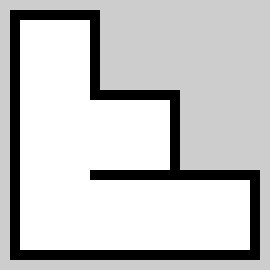
#> input picture src/lab_3/lab_3/mapa.pgm, 270 x 270 px, found by its file name
$ python likelihood_map.py
#> lines starting #> are read from the running program, lines starting #| are printed output that depends on the picture; after the words box and inside, x2 and y2 are one past the last pixel; in counts of white or black regions, pixels touching at a corner belong together
import numpy as np
from scipy.integrate import quad
from scipy.optimize import minimize
import cv2
import threading


class Likelihood_Map():
    def __init__(self):
        file_path = 'mapa.pgm'
        img = cv2.imread(file_path, cv2.IMREAD_GRAYSCALE)
#> img is the input picture: shape (270, 270); min 0, max 255, mean 198.3
        self.img = img
        self.resolucion = 0.01
        self.len_img = len(img)
#> self.len_img = 270
        self.sensor = 0.0
        self.z_max = 4.0/self.resolucion
        self.zhit = 1.9988322921539572#1.9988322921539572
        self.sigma2 = 7.022527669350358 #7.022527669350358
        self.zrand = 2.5243211043472593#2.5243211043472593
        self.zmaz = 1e-06#1.0#1e-06#1
        self.datos_buenos = "dato_buenos.csv"
        self.datos_malos = "datos_malos.csv"
        self.img_copy = img.copy()

        self.mapa_T = np.zeros_like(img, dtype=np.float64)

        self.area, _ = quad(proba, -self.z_max, self.z_max, args=(self.sigma2, self.z_max, self.zhit, self.zrand, self.zmaz))

        # Filtrar puntos que no son cero en la imagen
        mask = (img == 0)
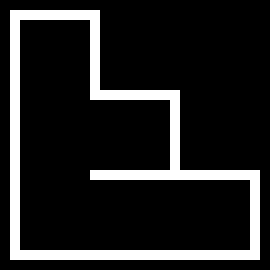
#> mask: shape (270, 270) bool; 14.3% white; 1 white region, box (x1, y1, x2, y2) and area: (10, 10, 260, 260) 10400

        # Coordenadas de puntos fijados donde img == 0
        self.puntos_fijos = np.column_stack(np.where(mask))
#> self.puntos_fijos = 10400 pairs, first value 10 to 259, second value 10 to 259

    # [240 lines left out: functions calcular_mapa, look_especial, look_map_especial, pose_probabiliti, look_map, params_stimator and 11 more, not called in this run]


def proba(z, sigma2, z_max, zhit, zrand, zmaz):
    p_gausian = gaussian_2d(z, sigma2, z_max, zhit)
    p_prand = p_rand(z, z_max, zrand)
    p_max = p_z_max(z, z_max, zmaz)
    proba_final = p_gausian + p_prand + p_max
    return proba_final


# [7 lines left out: function proba2, not called in this run]


def gaussian_2d(z, sigma2, z_max, zhit):
    if z <= z_max:
        coef = 1 / np.sqrt(2 * np.pi * sigma2)
        exponent = -(z**2) / (2 * sigma2)
        return (coef * np.exp(exponent))*zhit
    else:
        return 0.0


def p_rand(z, z_max, zrand):
    if z <= z_max:
        return (1/z_max)*zrand
    else:
        return 0.0


def p_z_max(z, z_max, zmaz):
    if z == z_max:
        return 1.0*zmaz
    else:
        return 0.0


# [34 lines left out: functions distancia, find_nearest_coordinate, open_csv, safe_csv, not called in this run]


def main(args=None):
    # Para probar cosas
    mapa = Likelihood_Map()
    # mapa.calcular_mapa()
    pass


if __name__ == '__main__':
    main()
